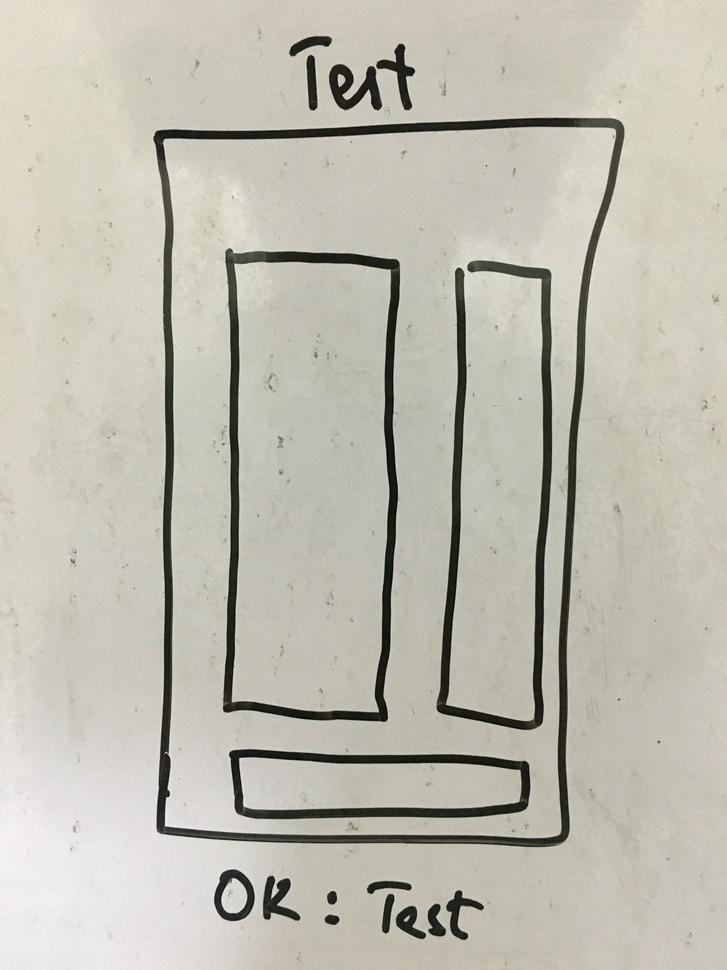
#> input picture IMG_0680.JPG, 727 x 970 px, shrunk from 3024 x 4032 before the run
$ python test2.py IMG_0680.JPG 5   (older library calls are emulated)
#> lines starting #> are read from the running program, lines starting #| are printed output that depends on the picture; after the words box and inside, x2 and y2 are one past the last pixel; in counts of white or black regions, pixels touching at a corner belong together
import cv2, sys

# read command-line arguments
filename = sys.argv[1]
t = int(sys.argv[2])

# read original image
img = cv2.imread(filename)
#> img is the input picture: shape (970, 727, 3); mean B, G, R 177, 188.5, 191.5

# create binary image
gray = cv2.cvtColor(img, cv2.COLOR_BGR2GRAY)
blur = cv2.GaussianBlur(gray, (5, 5), 0)
(t, binary) = cv2.threshold(blur, t, 255, cv2.THRESH_BINARY)
#> binary: shape (970, 727); every value is 255
#> t = 5

# find contours
(_, contours, _) = cv2.findContours(binary, cv2.RETR_LIST,
    cv2.CHAIN_APPROX_SIMPLE)
#> contours = [[[0, 0], [0, 969], [726, 969], [726, 0]]]

# # print table of contours and sizes
print("Found %d objects." % len(contours))
#| Found 1 objects.
for (i, c) in enumerate(contours):
    print("\tSize of contour %d: %d" % (i, cv2.contourArea(c)))
#> this loop made 1 pass
#> c on pass 1: [[0, 0], [0, 969], [726, 969], [726, 0]]
#| 	Size of contour 0: 703494

# draw contours over original image
cv2.drawContours(img, contours, -1, (0, 0, 255), 15)
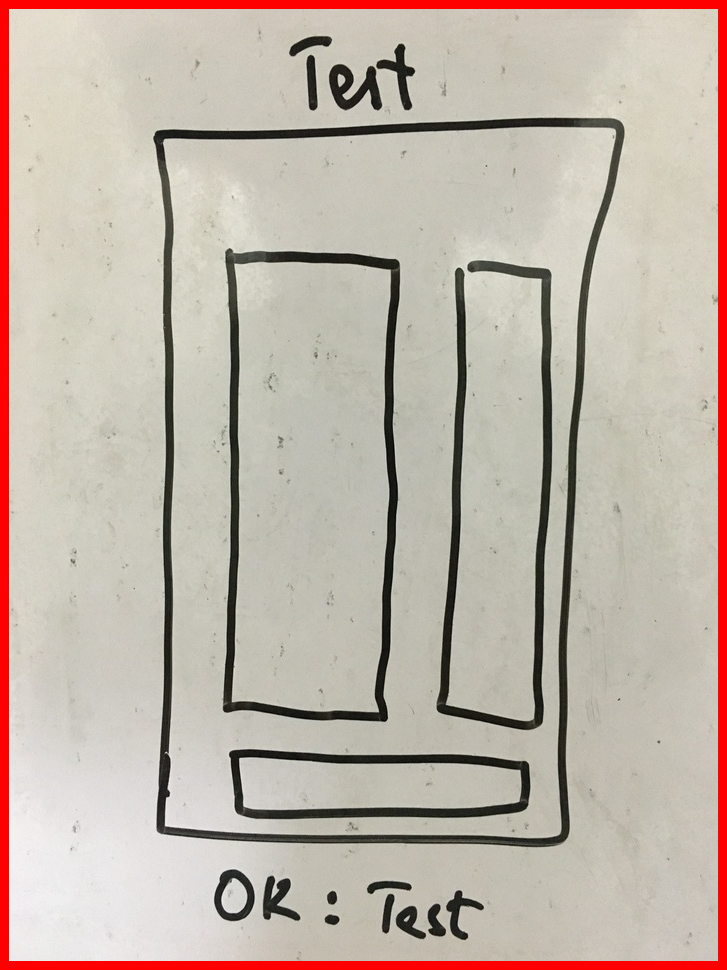
#> img: shape (970, 727, 3); 4.29% of pixels changed, all inside (x1, y1, x2, y2) = (0, 0, 727, 970)

# display original image with contours
cv2.namedWindow("output", cv2.WINDOW_NORMAL)
cv2.imshow("output", img)
cv2.waitKey(0)

$ run again, on IMG_7137.JPG
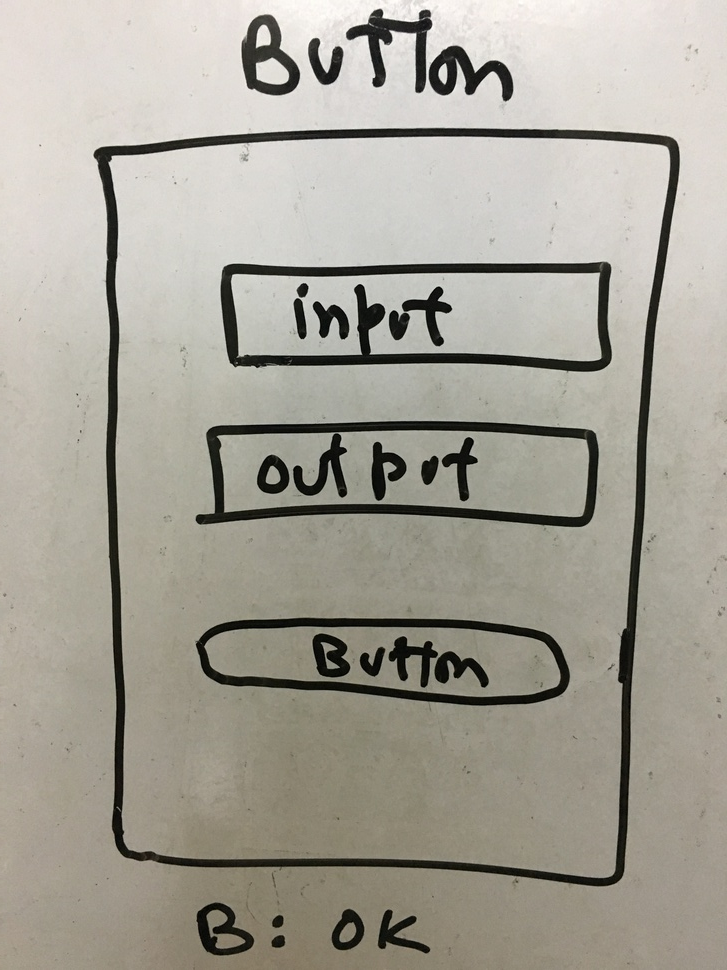
#> input picture IMG_7137.JPG, 727 x 970 px, shrunk from 3024 x 4032 before the run
#> img is the input picture: shape (970, 727, 3); mean B, G, R 150.7, 161.3, 165.1
#> binary: shape (970, 727); every value is 255
#> t = 5
#> contours = [[[0, 0], [0, 969], [726, 969], [726, 0]]]
#| Found 1 objects.
#> the loop `for (i, c) in enumerate(contours):` made 1 pass
#> c on pass 1: [[0, 0], [0, 969], [726, 969], [726, 0]]
#> (printed output is left out)
#> `cv2.drawContours(img, contours, -1, (0, 0, 255), 15)`:
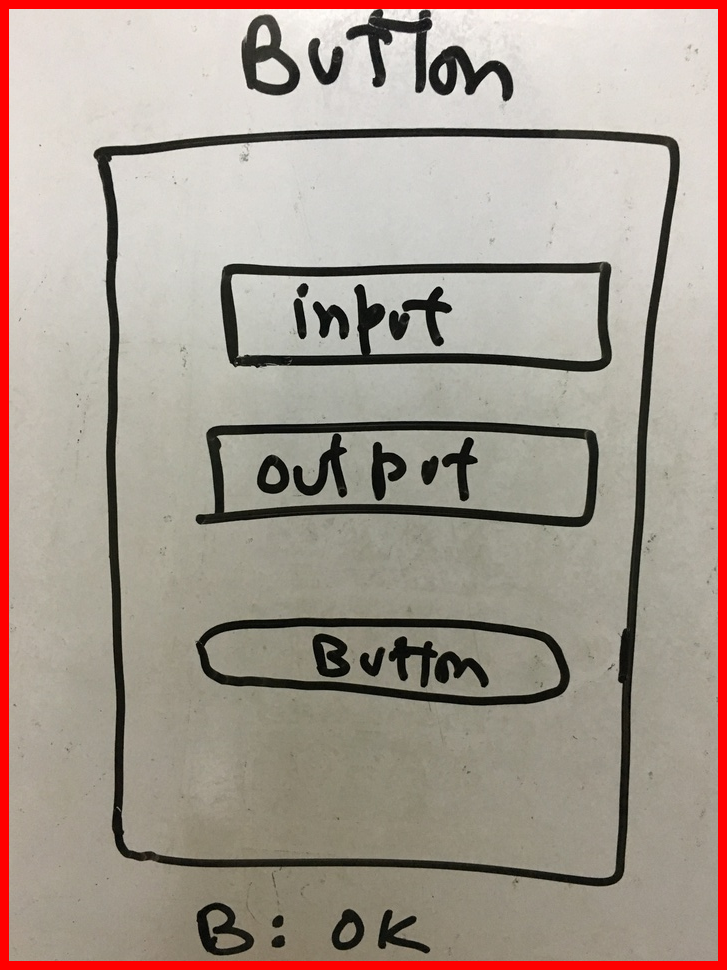
#> img: shape (970, 727, 3); 4.29% of pixels changed, all inside (x1, y1, x2, y2) = (0, 0, 727, 970)

$ run again, on IMG_7209.jpg
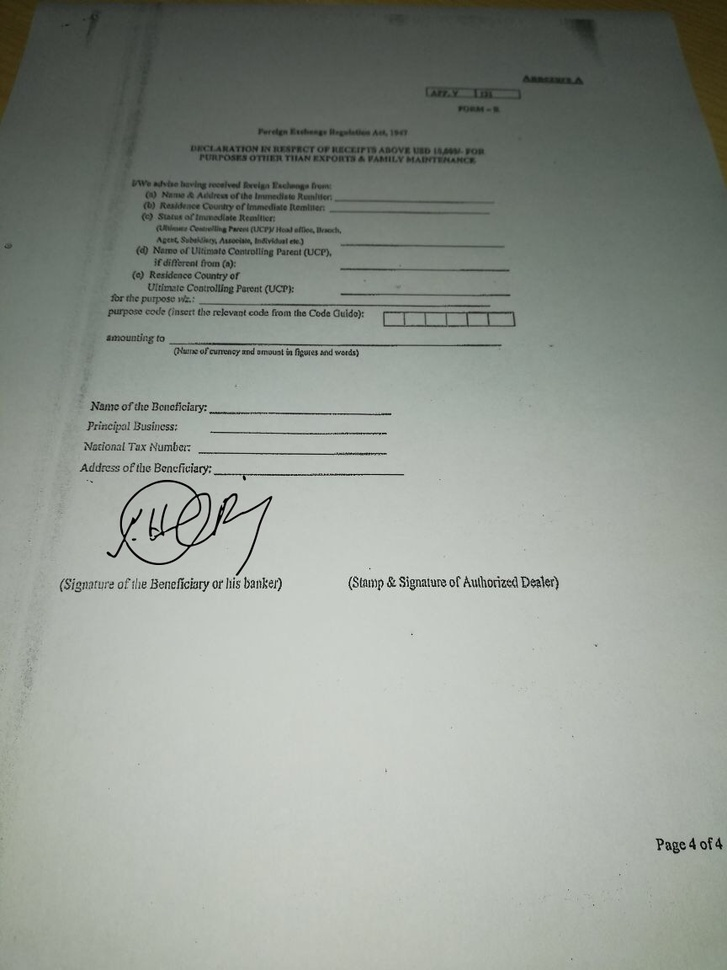
#> input picture IMG_7209.jpg, 727 x 970 px, shrunk from 864 x 1152 before the run
#> img is the input picture: shape (970, 727, 3); mean B, G, R 143.1, 150.7, 144.8
#> binary: shape (970, 727); every value is 255
#> t = 5
#> contours = [[[0, 0], [0, 969], [726, 969], [726, 0]]]
#| Found 1 objects.
#> the loop `for (i, c) in enumerate(contours):` made 1 pass
#> c on pass 1: [[0, 0], [0, 969], [726, 969], [726, 0]]
#> (printed output is left out)
#> `cv2.drawContours(img, contours, -1, (0, 0, 255), 15)`:
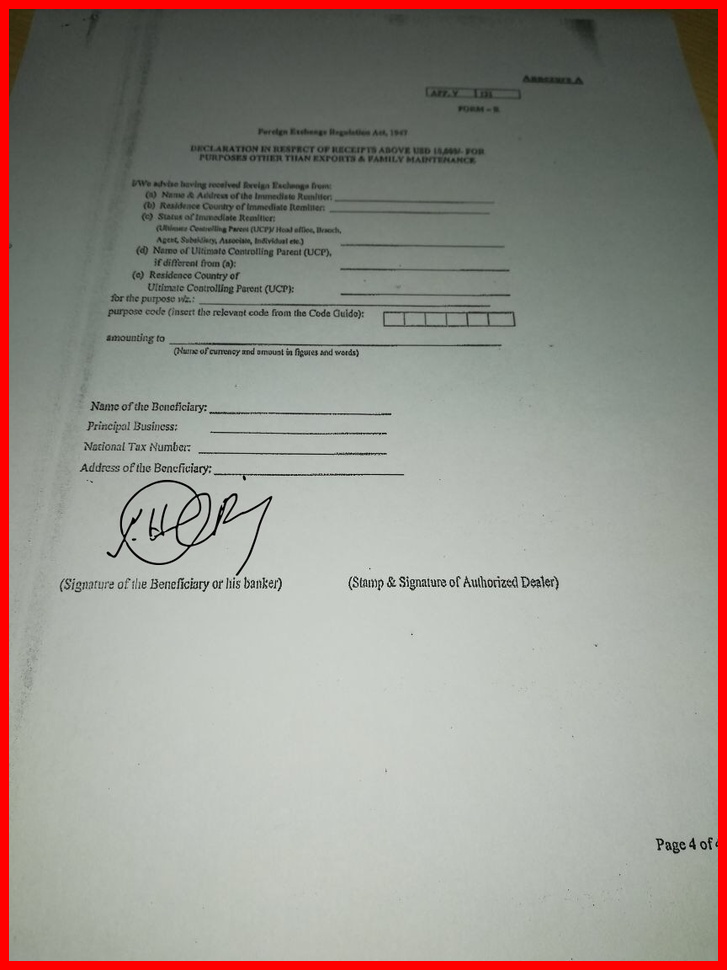
#> img: shape (970, 727, 3); 4.29% of pixels changed, all inside (x1, y1, x2, y2) = (0, 0, 727, 970)

$ run again, on IMG_8627.JPG
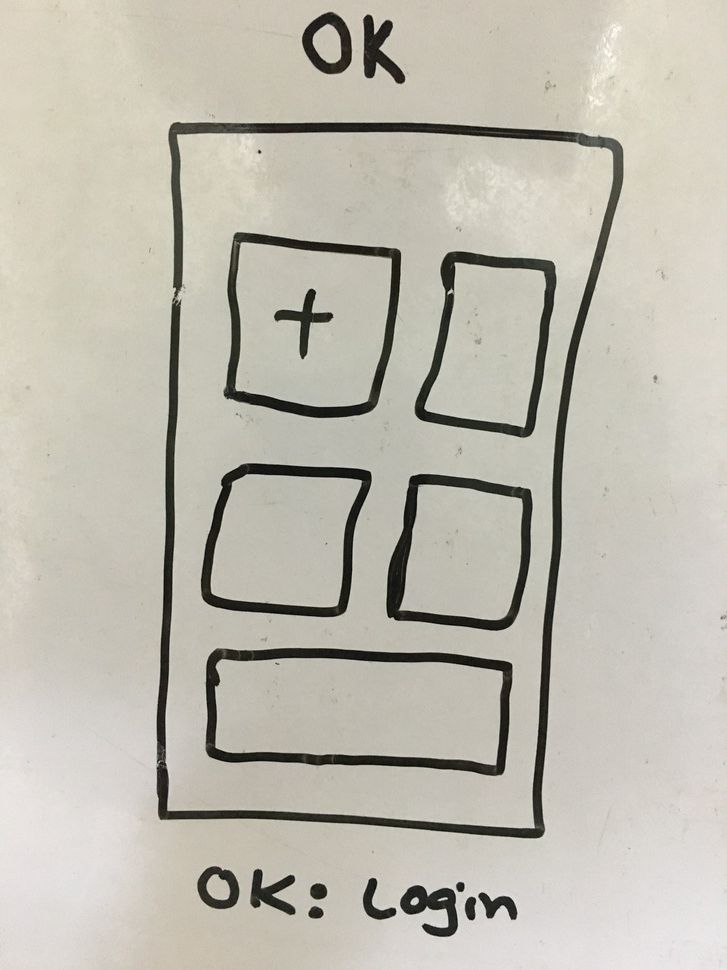
#> input picture IMG_8627.JPG, 727 x 970 px, shrunk from 3024 x 4032 before the run
#> img is the input picture: shape (970, 727, 3); mean B, G, R 176.2, 187.6, 190.9
#> binary: shape (970, 727); every value is 255
#> t = 5
#> contours = [[[0, 0], [0, 969], [726, 969], [726, 0]]]
#| Found 1 objects.
#> the loop `for (i, c) in enumerate(contours):` made 1 pass
#> c on pass 1: [[0, 0], [0, 969], [726, 969], [726, 0]]
#> (printed output is left out)
#> `cv2.drawContours(img, contours, -1, (0, 0, 255), 15)`:
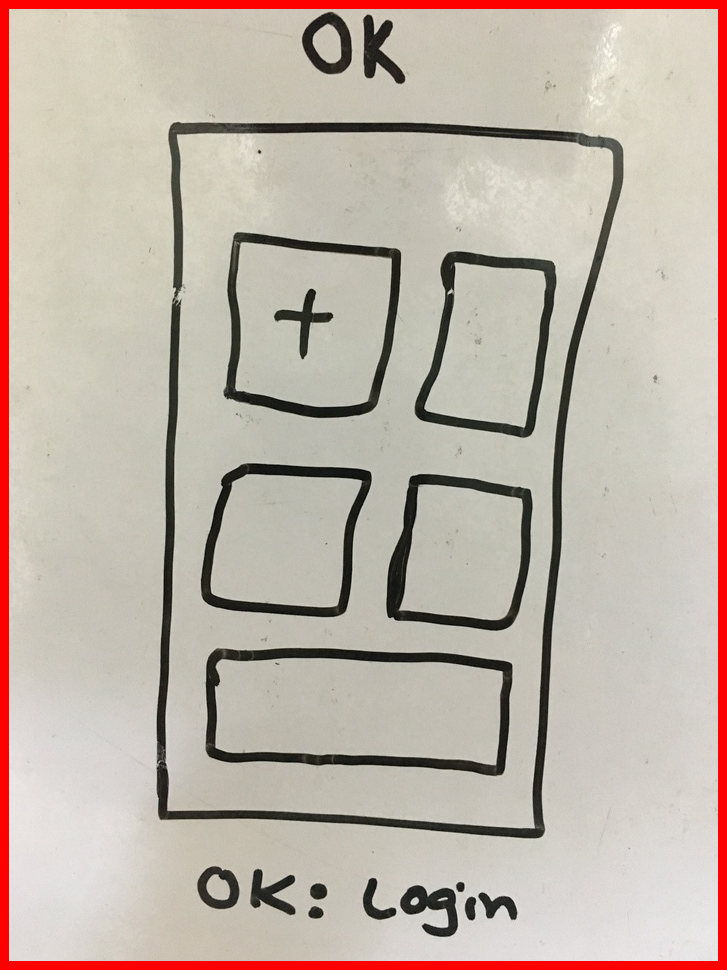
#> img: shape (970, 727, 3); 4.29% of pixels changed, all inside (x1, y1, x2, y2) = (0, 0, 727, 970)
